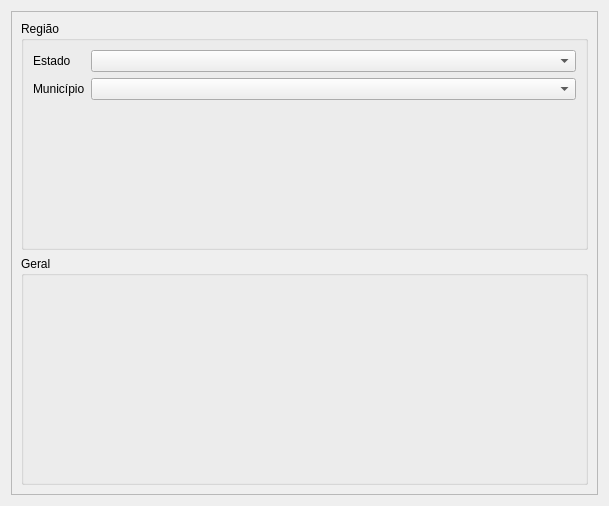
<?xml version="1.0" encoding="UTF-8"?>
<ui version="4.0">
 <class>Dialog</class>
 <widget class="QDialog" name="Dialog">
  <property name="geometry">
   <rect>
    <x>0</x>
    <y>0</y>
    <width>609</width>
    <height>506</height>
   </rect>
  </property>
  <property name="windowTitle">
   <string>Settings</string>
  </property>
  <property name="modal">
   <bool>true</bool>
  </property>
  <layout class="QVBoxLayout" name="verticalLayout">
   <item>
    <widget class="QFrame" name="frame">
     <property name="frameShape">
      <enum>QFrame::StyledPanel</enum>
     </property>
     <property name="frameShadow">
      <enum>QFrame::Raised</enum>
     </property>
     <layout class="QVBoxLayout" name="verticalLayout_2">
      <item>
       <widget class="QGroupBox" name="groupBox">
        <property name="title">
         <string>Região</string>
        </property>
        <layout class="QFormLayout" name="formLayout">
         <item row="0" column="0">
          <widget class="QLabel" name="label_regiao_estado">
           <property name="text">
            <string>Estado</string>
           </property>
          </widget>
         </item>
         <item row="1" column="0">
          <widget class="QLabel" name="label_regiao_minicipio">
           <property name="text">
            <string>Município</string>
           </property>
          </widget>
         </item>
         <item row="0" column="1">
          <widget class="QComboBox" name="combo_box_regiao_estado"/>
         </item>
         <item row="1" column="1">
          <widget class="QComboBox" name="combo_box_regiao_municipio"/>
         </item>
        </layout>
       </widget>
      </item>
      <item>
       <widget class="QGroupBox" name="groupBox_2">
        <property name="title">
         <string>Geral</string>
        </property>
       </widget>
      </item>
     </layout>
    </widget>
   </item>
  </layout>
 </widget>
 <resources/>
 <connections/>
</ui>
